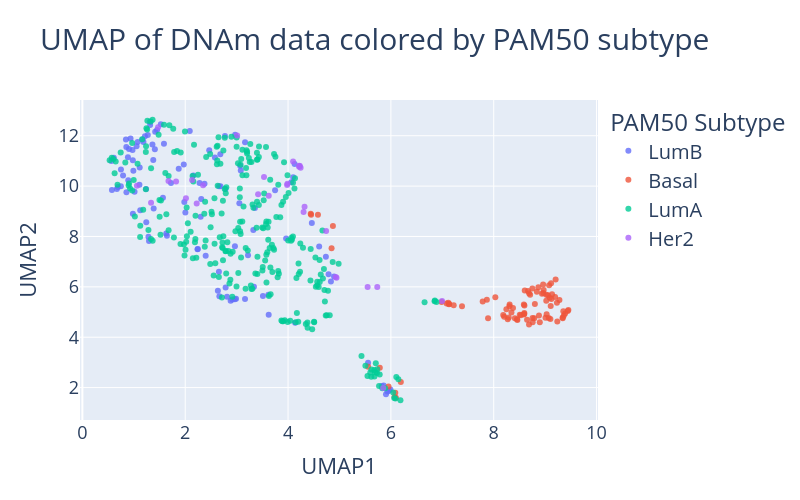

The cell this chart's notebook holds for it:
### Markdown cell above
## UMAP

### Code cell
# Extract DNAm expression data
DNAm_df = data['DNAm']['expr']

# Top 2000 variables genetic sites
top_indices = np.argsort(DNAm_df.var(axis=0))[-2000:][::-1]                
DNAm_df = DNAm_df.iloc[:, top_indices]


# Standardize the data: mean=0, variance=1 for each protein
scaler = StandardScaler()
DNAm_scaled = scaler.fit_transform(DNAm_df)

# Reduce dimensionality with PCA before UMAP (retain top 5 components)
pca = PCA(n_components=10, random_state=42)
DNAm_pca = pca.fit_transform(DNAm_scaled)

# Apply UMAP for 2D embedding of the PCA-reduced data
reducer_1 = umap.UMAP(n_neighbors=15, min_dist=0.1, n_components=2, random_state=42)
DNAm_umap2d = reducer_1.fit_transform(DNAm_pca)

# Create a DataFrame with UMAP coordinates and PAM50 subtype labels
umap_df_2d = pd.DataFrame(
    DNAm_umap2d,
    columns=['UMAP1', 'UMAP2'],
    index=DNAm_df.index
)
umap_df_2d['paper_BRCA_Subtype_PAM50'] = data['DNAm']['meta'].loc[umap_df_2d.index, 'paper_BRCA_Subtype_PAM50']

# Create an interactive 2D scatter plot using Plotly, coloring points by PAM50 breast cancer subtype
fig = px.scatter(
    umap_df_2d,
    x='UMAP1',
    y='UMAP2',
    color='paper_BRCA_Subtype_PAM50',
    labels={'paper_BRCA_Subtype_PAM50': 'PAM50 Subtype'},
    title='UMAP of DNAm data colored by PAM50 subtype',
    opacity=0.8,
    width=800,
    height=500
)
fig.update_layout(title_font_size=30, legend_title_font_size=24, legend_font_size=20, font=dict(size=18))

fig.show()

### Figure 1 — Plotly figure (JSON) as saved in the notebook; plotly's stock layout.template omitted (floating-point values rounded to 4 significant figures; data arrays with more than 128 entries replaced by an {"elided": "..."} marker saying what was removed)
{"data": [{"hovertemplate": "PAM50 Subtype=LumB<br>UMAP1=%{x}<br>UMAP2=%{y}<extra></extra>", "legendgroup": "LumB", "marker": {"color": "#636efa", "opacity": 0.8, "symbol": "circle"}, "mode": "markers", "name": "LumB", "orientation": "v", "showlegend": true, "type": "scatter", "x": [1.363, 4.605, 4.1, 2.312, 2.773, 2.467, 5.905, 4.462, 2.989, 2.088, 1.378, 2.783, 4.128, 3.617, 1.644, 2.965, 3.963, 1.972, 1.41, 3.081, 1.587, 1.285, 3.337, 1.238, 5.991, 2.883, 5.821, 3.512, 0.5644, 1.168, 4.736, 2.245, 1.296, 5.934, 3.163, 2.239, 2.635, 2.919, 2.657, 2.655, 2.301, 2.814, 4.062, 1.452, 1.074, 0.7913, 1.631, 0.7486, 2.683, 3.748, 3.222, 2.686, 1.243, 2.279, 1.567, 2.971, 0.9813, 1.015, 4.788, 1.416, 2.578, 0.9826, 0.7504, 3.067, 1.188, 0.6905, 0.9752, 1.109, 1.387, 2.664, 3.164, 1.874, 3.623, 1.217, 0.9074, 1.115, 5.86, 2.786, 0.886, 1.724, 5.967, 1.318, 1.272, 4.894, 0.611, 1.311, 1.125, 2.967, 0.9917, 0.855, 2.375, 0.575, 1.525, 0.8572, 2.158, 0.8928, 1.982, 3.053, 2.398, 3.355, 1.054, 0.6706, 0.8474, 2.003, 5.557, 0.9367, 4.834, 3.324, 4.138], "xaxis": "x", "y": [11.65, 7.603, 10.35, 9.492, 11.99, 11.43, 1.737, 8.537, 5.523, 12.19, 11.03, 9.88, 10.88, 5.683, 8.025, 5.512, 7.923, 10.85, 11.46, 10.62, 11.68, 7.992, 6.003, 9.883, 1.921, 5.447, 2.059, 5.637, 10.99, 11.85, 7.198, 7.504, 7.824, 1.848, 5.517, 7.497, 5.85, 5.499, 9.991, 6.598, 8.784, 5.606, 10.15, 12.23, 11.75, 10.43, 8.119, 9.991, 11.27, 9.837, 7.254, 9.998, 8.565, 10.13, 9.539, 12.04, 11.03, 9.778, 6.503, 12.16, 11.13, 8.898, 10.66, 10.81, 11.75, 9.963, 11.43, 10.06, 9.108, 5.627, 11.75, 10.69, 4.892, 11.98, 11.47, 10.74, 2.083, 5.977, 11.15, 10.12, 1.878, 12.43, 12.03, 6.414, 11.12, 12.56, 9.037, 7.614, 10.61, 11.55, 10.09, 9.85, 12.45, 9.756, 10.42, 10.24, 9.37, 9.321, 7.237, 9.128, 11.58, 9.886, 11.85, 8.947, 2.989, 11.89, 6.212, 8.262, 4.57], "yaxis": "y"}, {"hovertemplate": "PAM50 Subtype=Basal<br>UMAP1=%{x}<br>UMAP2=%{y}<extra></extra>", "legendgroup": "Basal", "marker": {"color": "#EF553B", "opacity": 0.8, "symbol": "circle"}, "mode": "markers", "name": "Basal", "orientation": "v", "showlegend": true, "type": "scatter", "x": [8.964, 8.961, 8.375, 9.364, 9.204, 7.89, 8.597, 8.461, 7.116, 9.341, 7.383, 9.089, 8.272, 9.102, 8.247, 8.032, 8.648, 9.022, 8.203, 9.077, 6.193, 6.071, 8.586, 4.847, 4.872, 7.13, 9.342, 8.708, 7.867, 7.085, 9.389, 5.954, 9.022, 7.134, 8.594, 8.688, 9.07, 4.441, 4.582, 9.115, 8.309, 8.527, 8.896, 8.586, 6.098, 9.056, 8.595, 8.185, 6.086, 9.237, 9.007, 8.344, 8.411, 7.786, 8.293, 5.784, 8.971, 8.755, 8.757, 8.306, 8.687, 7.222, 8.667, 9.134, 8.8, 8.839, 9.278, 6.987, 8.788, 8.603, 8.939, 9.354, 9.029, 9.195, 8.869, 4.448, 9.23, 8.452, 9.108, 5.558, 9.451, 9.121, 8.507, 8.752, 9.439, 8.88], "xaxis": "x", "y": [5.757, 6.093, 5.162, 4.862, 6.288, 4.755, 5.264, 4.679, 5.367, 4.783, 5.234, 5.565, 4.71, 4.728, 5.106, 5.583, 4.695, 5.687, 4.817, 6.066, 2.222, 1.622, 5.303, 7.529, 8.419, 5.306, 4.752, 5.682, 5.486, 5.338, 4.942, 2.04, 5.453, 5.315, 4.922, 5.744, 4.766, 8.901, 8.863, 6.145, 5.295, 4.876, 4.597, 4.9, 1.597, 5.664, 4.959, 4.879, 1.795, 4.621, 4.773, 4.979, 4.754, 5.417, 4.779, 2.79, 5.877, 4.761, 4.595, 5.229, 4.51, 5.268, 5.834, 5.706, 5.319, 5.803, 5.475, 5.399, 4.757, 5.853, 5.727, 5.032, 4.911, 5.599, 5.982, 8.862, 5.368, 4.71, 5.242, 2.826, 5.076, 5.519, 4.892, 5.931, 5.041, 4.858], "yaxis": "y"}, {"hovertemplate": "PAM50 Subtype=LumA<br>UMAP1=%{x}<br>UMAP2=%{y}<extra></extra>", "legendgroup": "LumA", "marker": {"color": "#00cc96", "opacity": 0.8, "symbol": "circle"}, "mode": "markers", "name": "LumA", "orientation": "v", "showlegend": true, "type": "scatter", "x": {"elided": "276 float values"}, "xaxis": "x", "y": {"elided": "276 float values"}, "yaxis": "y"}, {"hovertemplate": "PAM50 Subtype=Her2<br>UMAP1=%{x}<br>UMAP2=%{y}<extra></extra>", "legendgroup": "Her2", "marker": {"color": "#ab63fa", "opacity": 0.8, "symbol": "circle"}, "mode": "markers", "name": "Her2", "orientation": "v", "showlegend": true, "type": "scatter", "x": [5.735, 4.098, 3.989, 4.74, 3.418, 3.533, 2.347, 6.995, 3.982, 4.216, 4.245, 1.675, 4.321, 4.302, 2.014, 1.061, 4.927, 4.215, 2.134, 5.548, 4.942, 3.625, 1.336, 2.223, 1.473, 3.01, 4.23, 1.823, 5.85], "xaxis": "x", "y": [5.997, 10.98, 10.09, 8.221, 9.673, 10.36, 10.03, 5.441, 10.05, 10.81, 10.72, 10.2, 9.184, 8.969, 9.517, 10.02, 6.395, 10.77, 10.25, 5.995, 6.358, 9.612, 9.34, 9.308, 12.34, 12.01, 10.8, 10.18, 1.979], "yaxis": "y"}], "layout": {"font": {"size": 18}, "height": 500, "legend": {"font": {"size": 20}, "title": {"font": {"size": 24}, "text": "PAM50 Subtype"}, "tracegroupgap": 0}, "title": {"font": {"size": 30}, "text": "UMAP of DNAm data colored by PAM50 subtype"}, "width": 800, "xaxis": {"anchor": "y", "domain": [0, 1], "title": {"text": "UMAP1"}}, "yaxis": {"anchor": "x", "domain": [0, 1], "title": {"text": "UMAP2"}}}}
